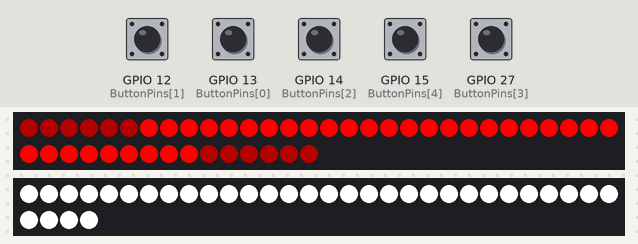
Recording of a sketch running on a simulated ESP32. Shown: 45 RGB LEDs in strip order, left to right, continuing on the next row, 34 RGB LEDs in strip order, left to right, continuing on the next row. Inputs (shaded band) come from the test bench; at power-on: GPIO 12 (ButtonPins[1]), GPIO 13 (ButtonPins[0]), GPIO 14 (ButtonPins[2]), GPIO 15 (ButtonPins[4]), GPIO 27 (ButtonPins[3]) LOW. Dim RGB values are drawn brighter than linear.

Above: at 2.2 s.
2.3 s: GPIO 12 (ButtonPins[1]) pulled HIGH for 1 s
4.8 s: GPIO 27 (ButtonPins[3]) pulled HIGH for 0.15 s
At 4.88 s:
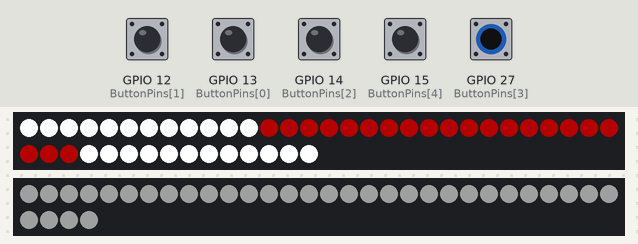
6.4 s: GPIO 13 (ButtonPins[0]) pulled HIGH for 1 s
At 6.72 s:
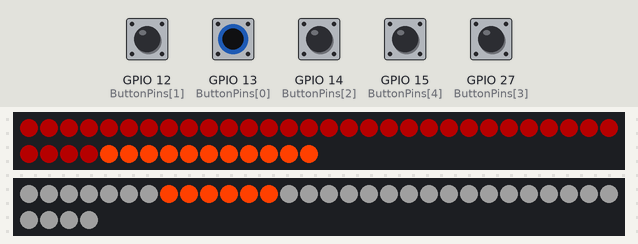
8.9 s: GPIO 14 (ButtonPins[2]) pulled HIGH for 0.15 s
At 8.97 s:
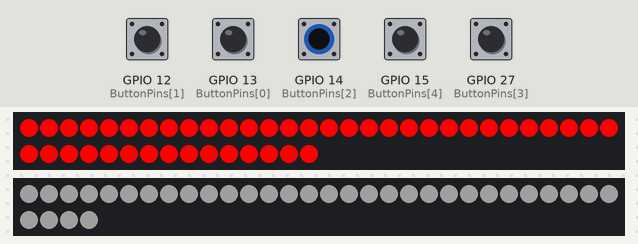
10.5 s: GPIO 15 (ButtonPins[4]) pulled HIGH for 0.15 s
12.1 s: GPIO 12 (ButtonPins[1]) pulled HIGH for 0.15 s
Timing chart, 0 to 14.7 s (numbered marks = the images above; inputs shaded):
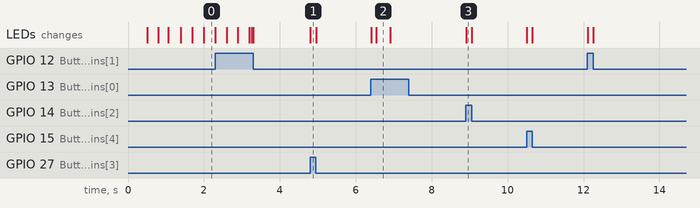

Measured:
- after the input at 4.8 s, the LEDs: change at once (image 1)
- after the input at 6.4 s, the LEDs: first change at once (image 2 shows a later state)
- after the input at 8.9 s, the LEDs: change at once (image 3)

The sketch:

Code_LED_Animations_V2.ino
```cpp
  //Create TaskHandles

  TaskHandle_t Task1;
  TaskHandle_t Task2;

  ////////// C O R E 2 //////////

  //Lighting WS2812B using FastLED

  // Declare FastLED
  #include <FastLED.h>

  #define NUM_LEDS_BACK 45    //Declare Back LEDStrip
  #define LED_PIN_BACK 23

  #define NUM_LEDS_FRONT 34   //Declare Front LED-Strip
  #define LED_PIN_FRONT 0

  CRGB ledsback[NUM_LEDS_BACK];
  CRGB ledsfront[NUM_LEDS_FRONT];

  unsigned int Effekt = 0;

  //Define LED Groups

  const int fr1length = 7;    //Define Length of each front LED Section
  const int fr2length = 6;
  const int fr3length = 4;
  const int fl1length = 7;
  const int fl2length = 6;
  const int fl3length = 4;

  int ledsfr1[fr1length] = {0,1,2,3,4,5,6};             //Group Front LEDs to match shape they're arragned in:   - - - - - - -  fr1       fl1 - - - - - - -
  int ledsfr2[fr2length] = {12,11,10,9,8,7};            //                                                         - - - - - -  fr2       fl2 - - - - - -
  int ledsfr3[fr3length] = {13,14,15,16};               //                                                             - - - -  fr3       fl3 - - - -
  int ledsfl1[fl1length] = {17,18,19,20,21,22,23};
  int ledsfl2[fl2length] = {29,28,27,26,25,24};
  int ledsfl3[fl3length] = {30,31,32,33};

  //Define Buttons

  const int ButtonPins[6] = {13, 12, 14, 27, 15, 16};   //Pin of Buttons for Control

  bool IndicatorRightState = 0;   //Variables for button presses
  bool IndicatorLeftState = 0;
  bool BrakeLightState = 0;
  bool ReverseLightState = 0;
  bool HazardState = 0;

  //Define indicator
  float IndicatorSize = 0.25;   //Size of each LED-Strip Segment which has an Indicator

  //Define Reverse Light
  int endspace = 0;   //Distance from reverslights to end of strip
  int revlightsize = NUM_LEDS_BACK * IndicatorSize;    //Size of Reverslight on each side

  //Define FadeToColor
  int FadeToColorsteps = 0;
  int r1, r2, b1, b2, g1, g2;
  unsigned int d1, d2, d3;


  //Define Colors
  const unsigned long idlecolback = 0x400000;    //Hex Codes of each color
  const unsigned long brakecol = 0xff0000;
  const unsigned long indicatorcol = 0xff4000;
  const unsigned long reversecol = 0xffffff;
  const unsigned long frontcol = 0xffffff;
  const unsigned long frontcoldim = 0x202020;
  const unsigned long blackcol = 0x000000;
  const unsigned long idlecolfront = 0x202020;
  unsigned long EffektColor1;
  unsigned long EffektColor2;

  //Non-Blocking Delay Variables
  unsigned long currentMillisLED = 0;
  unsigned long previousMillisLED = 0;

  unsigned long previousMillisFadeToColor = 0;

  unsigned long previousMillisStartup[3] = {0, 0, 0};

  unsigned long previousMillisIndicator[6] = {0, 0, 0, 0, 0, 0,};

  int IndicatorAnimTime = 10; //Time between each Indicator LED turning on
  int IndicatorOnTime = 350;  //Time the whole indicator stays on
  int IndicatorOffTime = 500; //Time between eacht indicator animation

  int StartupAnimTime = 25; //Time between each LED activatiung at startup
  int StartupFadeTime = 1000; //Time for Fade at the end of startup

  //State Checks
  bool IsStartup = 0;
  int StartupState[6] = {10, 0, 0, 0, 0, 0};
  int FadeToColorState = 0;
  int IndicatorState[6] = {10, 0, 0, 10, 0, 0};
  bool IndicatorInProgress[2] = {0, 0};


void setup() {

  Serial.begin(115200);

  //create a task that will be executed in the Task1code() function, with priority 1 and executed on core 0
  xTaskCreatePinnedToCore(
                    Task1setup,   /* Task function. */
                    "Task1",     /* name of task. */
                    10000,       /* Stack size of task */
                    NULL,        /* parameter of the task */
                    1,           /* priority of the task */
                    &Task1,      /* Task handle to keep track of created task */
                    0);          /* pin task to core 0 */
  delay(500);

  //create a task that will be executed in the Task2code() function, with priority 1 and executed on core 1
  xTaskCreatePinnedToCore(
                    Task2setup,   /* Task function. */
                    "Task2",     /* name of task. */
                    10000,       /* Stack size of task */
                    NULL,        /* parameter of the task */
                    1,           /* priority of the task */
                    &Task2,      /* Task handle to keep track of created task */
                    1);          /* pin task to core 1 */
  delay(500);

}

void loop() {

}

void Task1setup( void * pvParameters ) {

  for(;;){
    Task1loop();
  }

}

void Task1loop() {
  delay(1000);
}

void Task2setup( void * pvParameters ) {

  FastLED.addLeds<WS2812B, LED_PIN_BACK, GRB>(ledsback, NUM_LEDS_BACK);  //Initlialize Back LEDStrip
  FastLED.addLeds<WS2812B, LED_PIN_FRONT, GRB>(ledsfront, NUM_LEDS_FRONT);  //Initialize Front LEDStrip

  pinMode(LED_PIN_BACK, OUTPUT);              //Declare Pins Input/Output DEBUG Only
  pinMode(LED_PIN_FRONT, OUTPUT);
  pinMode(ButtonPins[0], INPUT);
  pinMode(ButtonPins[1], INPUT);
  pinMode(ButtonPins[2], INPUT);
  pinMode(ButtonPins[3], INPUT);
  pinMode(ButtonPins[4], INPUT);
  pinMode(ButtonPins[5], INPUT);

  fill_solid(ledsback, NUM_LEDS_BACK, CRGB::Black);    //Turn off all LEDs at startup
  fill_solid(ledsfront, NUM_LEDS_FRONT, CRGB::Black);
  FastLED.show();

  IsStartup = 1;    //Run Startup Animation

  for(;;){
    Task2loop();
  }

}

void Task2loop() {

  currentMillisLED = millis();

  if(IsStartup == 1) {
    startup();
  }

  else {

    ReadButtons();
    idle();

    if(IndicatorRightState == true) {
      Indicator(0);
      IndicatorInProgress[0] = 1;
    }

    if(IndicatorInProgress[0] == true && IndicatorInProgress[1] == false) {
      Indicator(0);
    }

    if(IndicatorLeftState == true) {
      Indicator(1);
      IndicatorInProgress[1] = 1;
    }

    if(IndicatorInProgress[0] == false && IndicatorInProgress[1] == true) {
      Indicator(1);
    }

    if(HazardState == true) {
      Indicator(2);
      IndicatorInProgress[0] = 1;
      IndicatorInProgress[1] = 1;
    }

    if(IndicatorInProgress[0] == true && IndicatorInProgress[1] == true) {
      Indicator(2);
    }

    if(BrakeLightState == true) {
      BrakeLight();
    }

    if(ReverseLightState == true) {
      ReverseLight();
    }

  }

  delay(1);

}

void ReadButtons() { //Buttons for testing only

  IndicatorRightState = digitalRead(ButtonPins[0]);
  IndicatorLeftState = digitalRead(ButtonPins[1]);
  BrakeLightState = digitalRead(ButtonPins[2]);
  ReverseLightState = digitalRead(ButtonPins[3]);
  HazardState = digitalRead(ButtonPins[4]);

  //Serial.print(IndicatorRightState);
  //Serial.print(IndicatorLeftState);
  //Serial.print(BrakeLightState);
  //Serial.print(ReverseLightState);
  //Serial.println(HazardState);

}

void startup() {

  switch(StartupState[0]) { //Controls State of Animation sequnce

    case 10:

      StartupState[1] = NUM_LEDS_BACK / 2;
      StartupState[2] = NUM_LEDS_BACK / 2;
      StartupState[3] = 0;
      StartupState[4] = 0;
      StartupState[5] = NUM_LEDS_BACK / 2;

      StartupState[0]++;

    break;

    case 11:

      if(StartupState[1] <= NUM_LEDS_BACK && currentMillisLED - previousMillisStartup[0] >= StartupAnimTime) {

        ledsback[StartupState[1]] = idlecolback;
        ledsback[StartupState[2]] = idlecolback;
        SwitchFrontLedColor(StartupState[3],frontcoldim,2);

        if(StartupState[1] - (NUM_LEDS_BACK / 2) >= 4) {

          ledsback[StartupState[1] - 4] = blackcol;
          ledsback[StartupState[2] + 4] = blackcol;

        }

        if(StartupState[3] >= 1) {

          ledsfront[ledsfr1[constrain(StartupState[3],0,fr1length - 1) - 1]] = blackcol;
          ledsfront[ledsfr2[constrain(StartupState[3],0,fr2length - 1) - 1]] = blackcol;
          ledsfront[ledsfr3[constrain(StartupState[3],0,fr3length - 1) - 1]] = blackcol;
          ledsfront[ledsfl1[constrain(StartupState[3],0,fl1length - 1) - 1]] = blackcol;
          ledsfront[ledsfl2[constrain(StartupState[3],0,fl2length - 1) - 1]] = blackcol;
          ledsfront[ledsfl3[constrain(StartupState[3],0,fl3length - 1) - 1]] = blackcol;

        }

        FastLED.show();

        StartupState[2]--;
        StartupState[3]++;
        StartupState[1]++;
        previousMillisStartup[0] = currentMillisLED;

      }

      if(StartupState[1] >= NUM_LEDS_BACK) {

        StartupState[0]++;

      }


    break;

    case 12:

      StartupState[2] = NUM_LEDS_BACK;
      StartupState[3] = fr1length;
      StartupState[0]++;

    break;

    case 13:

      if(StartupState[4] <= NUM_LEDS_BACK / 2 && currentMillisLED - previousMillisStartup[1] >= StartupAnimTime) {
        ledsback[StartupState[4]] = idlecolback;
        ledsback[StartupState[2]] = idlecolback;
        SwitchFrontLedColor(StartupState[3],frontcoldim,2);

        FastLED.show();

        StartupState[2]--;
        StartupState[3]--;
        StartupState[4]++;
        previousMillisStartup[1] = currentMillisLED;
      }

      if(StartupState[4] >= NUM_LEDS_BACK / 2) {

         StartupState[0]++;

      }


    break;

    case 14:

      StartupState[2] = NUM_LEDS_BACK / 2;
      StartupState[3] = 0;

      StartupState[0]++;

    break;

    case 15:

      if(StartupState[5] <= NUM_LEDS_BACK && currentMillisLED - previousMillisStartup[2] >= StartupAnimTime) {
        ledsback[StartupState[5]] = brakecol;
        ledsback[StartupState[2]] = brakecol;
        SwitchFrontLedColor(StartupState[3],frontcol,2);

        FastLED.show();

        StartupState[2]--;
        StartupState[3]++;
        StartupState[5]++;
        previousMillisStartup[2] = currentMillisLED;

      }

      if(StartupState[5] >= NUM_LEDS_BACK) {

        StartupState[0]++;

      }

    break;

    case 16:

      if(FadeToColor(brakecol, idlecolback, StartupFadeTime, 0, NUM_LEDS_BACK) == true) {

        StartupState[0]++;

      }

    break;

    case 17:

      IsStartup = 0;

      StartupState[0] = 10;

    break;

  }

}

void idle() {

   //If BrakeLight isnt supposed to be turned on, turn it off
   if(BrakeLightState == false) {
    for(int i = NUM_LEDS_BACK * IndicatorSize;i <= NUM_LEDS_BACK - NUM_LEDS_BACK * IndicatorSize;i++) {
      ledsback[i] = idlecolback;
    }
   }

    //Checks if Left Indicator is running, if not lights up left side of Strip
    if(IndicatorLeftState == false && ReverseLightState == false && HazardState == false) {
      for(int i = 0; i <= NUM_LEDS_BACK * IndicatorSize;i++) {
        ledsback[i] = idlecolback;
      }
    }

    //Checks if Right Indicator is running, if not lights up right side of the Strip
    if(IndicatorRightState == false && ReverseLightState == false && HazardState == false) {
      for(int i = NUM_LEDS_BACK - NUM_LEDS_BACK * IndicatorSize; i <= NUM_LEDS_BACK;i++) {
        ledsback[i] = idlecolback;
      }
    }

    //If indicators arent turned on front lights idle
    if(IndicatorRightState == false && IndicatorLeftState == false && HazardState == false) {
      for(int i = 0;i <= NUM_LEDS_FRONT;i++) {
        SwitchFrontLedColor(i,frontcoldim,2);
      }
    }

    FastLED.show();

}

void BrakeLight() {

  if(BrakeLightState == true) {

    //Lights up Center of Strip
    for(int i = NUM_LEDS_BACK * IndicatorSize;i <= NUM_LEDS_BACK - NUM_LEDS_BACK * IndicatorSize;i++) {
      ledsback[i] = brakecol;
    }

    //Checks if Left Indicator is running, if not lights up left side of Strip
    if(IndicatorLeftState == false && ReverseLightState == false && HazardState == false && BrakeLightState == true) {
      for(int i = 0; i <= NUM_LEDS_BACK * IndicatorSize;i++) {
        ledsback[i] = brakecol;
      }

    }

    //Checks if Right Indicator is running, if not lights up right side of the Strip
    if(IndicatorRightState == false && ReverseLightState == false && HazardState == false && BrakeLightState == true) {
      for(int i = NUM_LEDS_BACK - NUM_LEDS_BACK * IndicatorSize; i <= NUM_LEDS_BACK;i++) {
        ledsback[i] = brakecol;
      }

    }

    FastLED.show();

  }

}

void ReverseLight() {

  if(IndicatorRightState == false && HazardState == false && ReverseLightState == true) {
    for(int i = NUM_LEDS_BACK - NUM_LEDS_BACK * IndicatorSize;i <=NUM_LEDS_BACK;i++) {
      ledsback[i] = reversecol;
    }
  }

  if(IndicatorLeftState == false && HazardState == false && ReverseLightState == true) {
    for(int i = NUM_LEDS_BACK * IndicatorSize;i >= 0 ;i--) {
      ledsback[i] = reversecol;
    }
  }

  FastLED.show();

}

void Indicator(int dir) {    //dir = 1 for left, dir = 0 for right

  if(dir == 1 || dir == 2) {    //Left Indicator

    switch(IndicatorState[0]) {

      case 10:

        IndicatorState[1] = 0;
        IndicatorState[2] = NUM_LEDS_BACK * IndicatorSize;

        IndicatorState[0]++;

      break;

      case 11:

        if(IndicatorState[2] >= 0 && currentMillisLED - previousMillisIndicator[0] >= IndicatorAnimTime) {   //Animation

          ledsback[IndicatorState[2]] = indicatorcol;
          SwitchFrontLedColor(IndicatorState[1],indicatorcol,1);
          FastLED.show();

          IndicatorState[2]--;
          IndicatorState[1]++;
          previousMillisIndicator[0] = currentMillisLED;

        }

        if(IndicatorState[2] < 0) {

          IndicatorState[0]++;
          previousMillisIndicator[1] = currentMillisLED;

        }

      break;

      case 12:

        if(currentMillisLED - previousMillisIndicator[1] >= IndicatorOnTime) {

          IndicatorState[0]++;
          IndicatorState[1] = 0;

        }

      break;

      case 13:

        for(int i = NUM_LEDS_BACK * IndicatorSize;i >= 0;i--) {

          ledsback[i] = idlecolback;
          SwitchFrontLedColor(IndicatorState[1],idlecolfront,1);

          IndicatorState[1]++;

        }

        FastLED.show();

        IndicatorState[0]++;
        previousMillisIndicator[2] = currentMillisLED;

      break;

      case 14:

        if(currentMillisLED - previousMillisIndicator[2] >= IndicatorOffTime) {

          IndicatorState[0] = 10;

          IndicatorInProgress[1] = 0;

        }

      break;

    }

  }

  if(dir == 0 || dir == 2) {    //Right Indicator

    switch(IndicatorState[3]) {

      case 10:

        IndicatorState[3]++;
        IndicatorState[4] = 0;
        IndicatorState[5] = NUM_LEDS_BACK - NUM_LEDS_BACK * IndicatorSize;

      break;

      case 11:

        if(IndicatorState[5] <= NUM_LEDS_BACK && currentMillisLED - previousMillisIndicator[3] >= IndicatorAnimTime) {    //Animation

          ledsback[IndicatorState[5]] = indicatorcol;
          SwitchFrontLedColor(IndicatorState[4],indicatorcol,0);

          FastLED.show();

          IndicatorState[4]++;
          IndicatorState[5]++;

          previousMillisIndicator[3] = currentMillisLED;

        }

        if(IndicatorState[5] > NUM_LEDS_BACK) {

          IndicatorState[3]++;
          previousMillisIndicator[4] = currentMillisLED;

        }

      break;

      case 12:

        if(currentMillisLED - previousMillisIndicator[4] >= IndicatorOnTime) {

          IndicatorState[3]++;
          IndicatorState[4] = 0;

        }

      break;

      case 13:

        for(int i = NUM_LEDS_BACK - NUM_LEDS_BACK * IndicatorSize;i <= NUM_LEDS_BACK;i++) {
          ledsback[i] = idlecolback;
          SwitchFrontLedColor(IndicatorState[4],idlecolfront,0);
          IndicatorState[4]++;
        }

        FastLED.show();

        IndicatorState[3]++;
        previousMillisIndicator[5] = currentMillisLED;

      break;

      case 14:

        if(currentMillisLED - previousMillisIndicator[5] >= IndicatorOffTime) {

          IndicatorState[3] = 10;

          IndicatorInProgress[0] = 0;

        }

      break;
    }

  }

}

bool FadeToColor(unsigned long Color1, unsigned long Color2, unsigned int timeinms, int ledbegin, int ledend) {     //This function fades all the LEDs from Color1 to Color 2 in given time "timeinms" Color1 and Color2 should be HEX Values format: "0x000000"

  //Convert Color1 from HEX to RGB this is done by splitting the HEX Value in 3 Parts and converting them do decimal
  if(FadeToColorState == 0) {
    r1 = Color1 >> 16;

    g1 = (Color1 & 0x00ff00) >> 8;

    b1 = (Color1 & 0x0000ff);

    //Convert Color2 from HEX to RGB
    r2 = Color2 >> 16;

    g2 = (Color2 & 0x00ff00) >> 8;

    b2 = (Color2 & 0x0000ff);

    //Calsculate Differences between Color1 and Color2 RGB Values

    d1 = abs(r1 -r2);

    d2 = abs(g1 - g2);

    d3 = abs(b1 -b2);

    //Determine how many steps it takes to Fade from Color1 to Color2, the biggest differnce of the RGB Values is taken

    if(d1 >= d2 || d1 >= d3) {
      FadeToColorsteps = d1;
    }

    else if(d2 >= d1 || d2 >= d3) {
      FadeToColorsteps = d2;
    }

    else if(d3 >= d1 || d3 >= d2) {
      FadeToColorsteps = d3;
    }
  }

  //Fade the colors

  if(FadeToColorState <= FadeToColorsteps /*&& FadeToColorsteps > 0*/ ) {
    if(currentMillisLED - previousMillisFadeToColor >= (timeinms / FadeToColorsteps)) {
      //Checks if current of r1 value is under, over or equals the final value r2 and adjusts it one step towards r2
      if(r1 > r2) {
        r1--;
      }

      else if(r1 == r2) {}

      else if(r1 < r2) {
        r1++;
      }

      //Checks if current of g1 value is under, over or equals the final value g2 and adjusts it one step towards g2
      if(g1 > g2) {
        g1--;
      }

      else if(g1 == g2) {}

      else if(g1 < g2) {
        g1++;
      }

      //Checks if current of b1 value is under, over or equals the final value b2 and adjusts it one step towards b2
      if(b1 > b2) {
        b1--;
      }

      else if(b1 == b2) {}

      else if(b1 < b2) {
        b1++;
      }

      for(int i = ledbegin; i <= ledend;i++) {   //All the LEDS are set to the current RGB Values
        ledsback[i].setRGB(r1, g1, b1);
      }

      FastLED.show();

      FadeToColorState++;

      previousMillisFadeToColor = currentMillisLED;

      return false;

      //delay(timeinms / FadeToColorsteps);

    }
  }

  else {

    FadeToColorState = 0;
    return true;

  }

}

void SwitchFrontLedColor(int nrofled, long color, int dir) {        //dir = 1 for left, dir  0 for right, dir = 2 for both, dir = 3 for both without the 3rd row of leds

  if(dir == 2) {  //Both Sides will be affected

    ledsfront[ledsfr1[constrain(nrofled,0,fr1length - 1)]] = color;
    ledsfront[ledsfr2[constrain(nrofled,0,fr2length - 1)]] = color;
    ledsfront[ledsfr3[constrain(nrofled,0,fr3length - 1)]] = color;
    ledsfront[ledsfl1[constrain(nrofled,0,fl1length - 1)]] = color;
    ledsfront[ledsfl2[constrain(nrofled,0,fl2length - 1)]] = color;
    ledsfront[ledsfl3[constrain(nrofled,0,fl3length - 1)]] = color;
  }

  if(dir == 0) {  //Only the right side will be affected

    //ledsfront[ledsfr1[constrain(nrofled,0,fr1length - 1)]] = color;
    ledsfront[ledsfr2[constrain(nrofled,0,fr2length - 1)]] = color;
    //ledsfront[ledsfr3[constrain(nrofled,0,fr3length - 1)]] = color;

  }

  if(dir == 1) {  //Only the left side will be affected

    //ledsfront[ledsfl1[constrain(nrofled,0,fl1length - 1)]] = color;
    ledsfront[ledsfl2[constrain(nrofled,0,fl2length - 1)]] = color;
    //ledsfront[ledsfl3[constrain(nrofled,0,fl3length - 1)]] = color;
  }

  if(dir == 3) {  //Both sides will be affected except the bottom row of leds

    ledsfront[ledsfr1[constrain(nrofled,0,fr1length - 1)]] = color;
    ledsfront[ledsfr2[constrain(nrofled,0,fr2length - 1)]] = color;
    ledsfront[ledsfl1[constrain(nrofled,0,fl1length - 1)]] = color;
    ledsfront[ledsfl2[constrain(nrofled,0,fl2length - 1)]] = color;

  }

}
```
